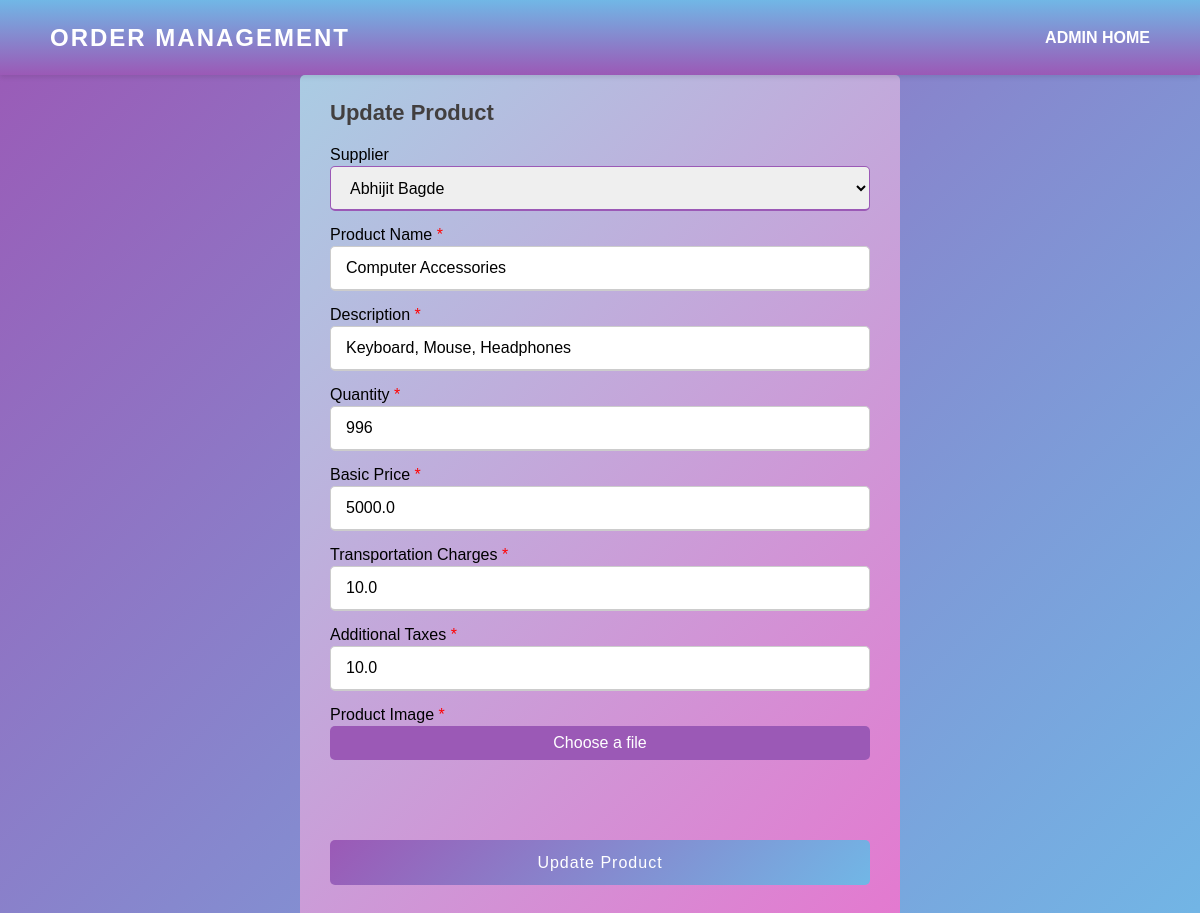
Page /update_product/3/ on the earlier database version.
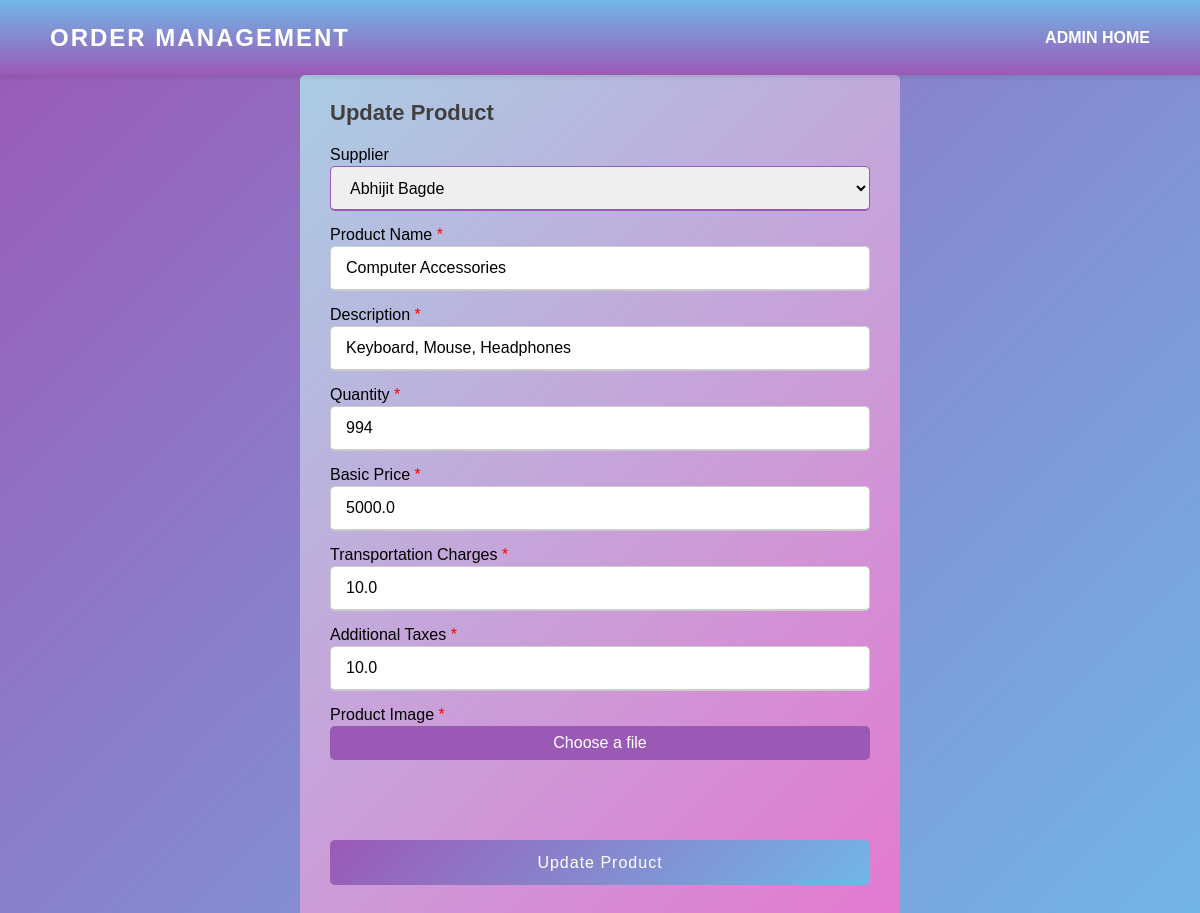
Same page on the later database version.
### oms/models.py (models this page shows, shortened)
class Product(models.Model):
    supplier_id = models.ForeignKey('Supplier_Detail',null=True, on_delete=models.SET_NULL)
    product_id = models.AutoField
    product_name = models.CharField(max_length=100)
    quantity = models.IntegerField()
    description = models.TextField()
    basic_price = models.FloatField()
    transportation_charges = models.FloatField()
    additional_taxes = models.FloatField()
    total_amount = models.FloatField()
    created_at = models.DateTimeField(auto_now_add=True)
    image = models.ImageField(upload_to="oms/images", default="")
    class Meta:
        db_table = 'product_master'

class Supplier_Detail(models.Model):
    supplier_name = models.CharField(max_length=300)
    supplier_contact = models.BigIntegerField()
    supplier_address = models.TextField(max_length=200)
    supplier_gst_no = models.CharField(max_length=20)
    available_quantity = models.IntegerField()
    status = models.CharField(
        max_length=30,
        choices=[
            ('Available', 'Available'),
            ('Not Available', 'Not Available'),
        ],
    )
    class Meta:
        db_table = 'supplier_detail'

### oms/views.py (the view, shortened to what this page needs)
# urls.py: path('update_product/<int:id>/', views.update_product, name='update_product'),
def update_product(request, id):
    message = ''
    product = Product.objects.filter(id=id).first()
    return render(request, 'add_product.html', context={"result": message, 'product': product, 'supplier_details': Supplier_Detail.objects.all()})

### oms/templates/add_product.html (shortened to what this page needs)
<!DOCTYPE html>
<html>
<head>
<!DOCTYPE html>
<html>
<head>
</head>
<body>
    <nav>
        <div class="logo">
            <p>Order Management</p>
        </div>
        <ul>
            <li><a href="{% url 'admin_zone' %}">ADMIN HOME</a></li>
        </ul>
    </nav>
    <div class="container">
        <div class="title">{% if product %}Update Product{% else %}Add Product{% endif %}</div>
        <form method="post" action="{% if product %}{% url 'update_product' product.id %}{% else %}{% url 'add_product' %}{% endif %}" enctype="multipart/form-data">
            <div class="user-details">
                <div class="marital-box">
                    <label for="marital-status" class="details">Supplier</label>
                    <select name="supplier_detail_id" id="supplier_detail_id" class="dd" required>
                        {% for supplier_detail in supplier_details %}
                            <option value="{{ supplier_detail.id }}" {% if product and supplier_detail.id == product.supplier_id.id %}selected{% endif %}>{{ supplier_detail.supplier_name }}</option>
                        {% endfor %}
                    </select>
                </div>
                <div class="input-box">
                    <span class="details">Product Name<span style="color: red"> *</span></span>
                    <input type="text" placeholder="Enter Product Name" name="product_name" id="product_name" value="{% if product %}{{ product.product_name }}{% endif %}" required />
                </div>
                <div class="input-box">
                    <span class="details">Description<span style="color: red"> *</span></span>
                    <input type="text" placeholder="Description" name="description" id="description" value="{% if product %}{{ product.description }}{% endif %}" required />
                </div>
                <div class="input-box">
                    <span class="details">Quantity<span style="color: red"> *</span></span>
                    <input type="number" placeholder="Quantity" name="quantity" id="quantity" value="{% if product %}{{ product.quantity }}{% endif %}" required />
                </div>
                <div class="input-box">
                    <span class="details">Basic Price<span style="color: red"> *</span></span>
                    <input type="number" placeholder="Basic Price" name="basic_price" id="basic_price" step="0.01" value="{% if product %}{{ product.basic_price }}{% endif %}" required />
                </div>
                <div class="input-box">
                    <span class="details">Transportation Charges<span style="color: red"> *</span></span>
                    <input type="number" placeholder="Transportation Charges" name="transportation_charges" id="transportation_charges" step="0.01" value="{% if product %}{{ product.transportation_charges }}{% endif %}" required />
                </div>
                <div class="input-box">
                    <span class="details">Additional Taxes<span style="color: red"> *</span></span>
                    <input type="number" placeholder="Additional Taxes" name="additional_taxes" id="additional_taxes" step="0.01" value="{% if product %}{{ product.additional_taxes }}{% endif %}" required />
                </div>
                <div class="input-box">
                    <span class="details">Product Image<span style="color: red"> *</span></span>
                    <div class="file-input">
                        <label for="image" class="file-label">Choose a file</label>
                    </div>
                </div>
            </div>
            <div class="button">
                <input type="submit" value="{% if product %}Update Product{% else %}Add Product{% endif %}" />
            </div>
        </form>
    </div>
</body>
</html>

Differences in the rows shown:
changed Product "Computer Accessories": quantity "996" → "994"
